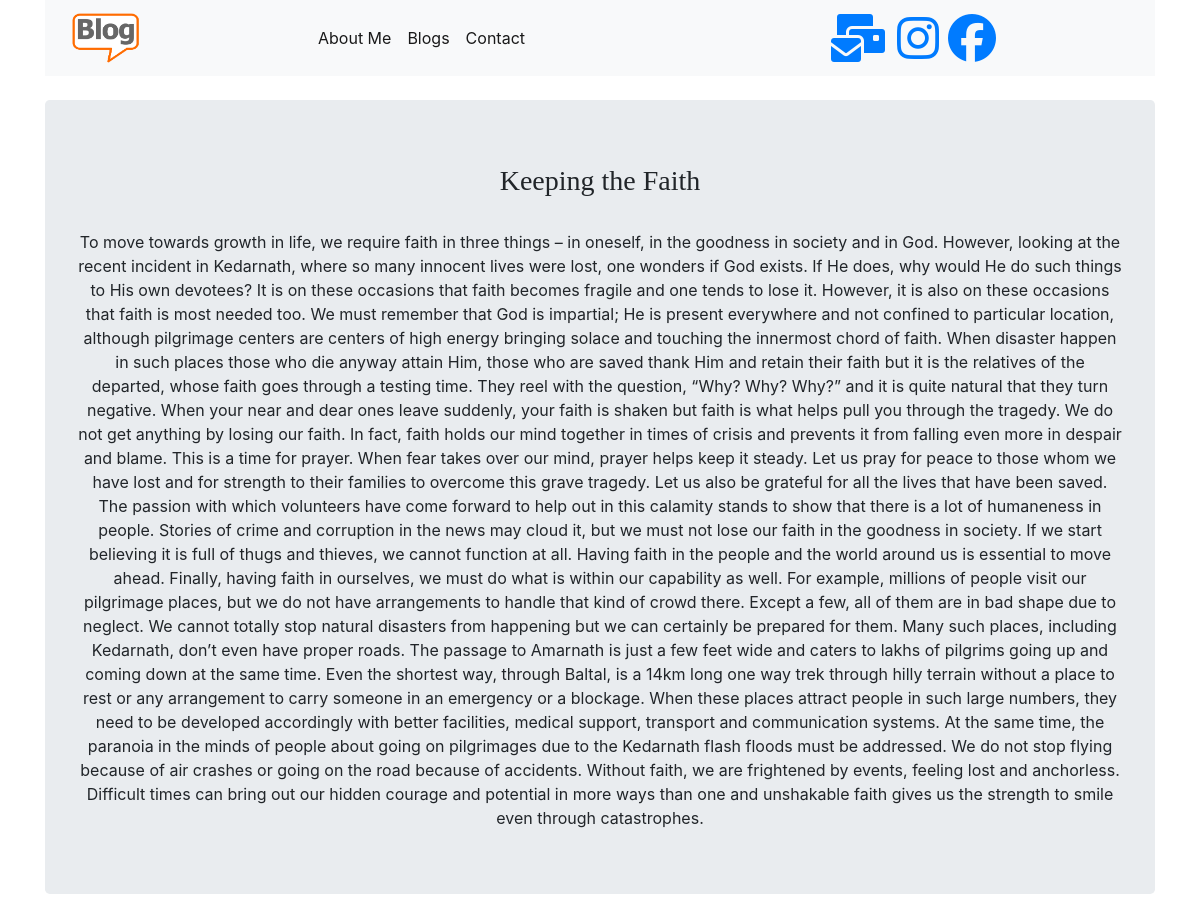
The app's page /blogs/5/ with its own data.
### Blog/models.py (models this page shows, shortened)
class Blogs(models.Model):
    title=models.CharField(max_length=256)
    body=models.TextField()
    pub_date=models.DateTimeField()
    class Meta():
        ordering=('title',)
        verbose_name_plural='Blogs'

### Blog/views.py (the view)
# urls.py: path('blogs/<int:Blog_id>/', views.detail,name='detail')
def detail(request,Blog_id):
    detail_page=get_object_or_404(Blogs,pk=Blog_id)
    return render(request,'Blog/detail.html',{'detail':detail_page})

### templates/Blog/detail.html
{% extends 'Blog/base.html' %}
{% block content %}
<div class="container">
<section class="jumbotron text-center">
<center><h3>{{detail.title}}</h3></center><br>
<body>
  {{detail.body}}
</body>
</section>
</div>
{% endblock %}

### templates/Blog/base.html (style rules this page uses)
h1,h2,h3,h4,h5,h6 { font-family:cursive; }

### records on screen
Blogs: title "Keeping the Faith", body "To move towards growth in life, we require faith in three things – in oneself, in the goodness in society and in God. However, looking at the recent incident in Kedarnath, where so many innocent lives were lost, one wonders if God exists. If He does, why would He do such things to His own devotees? It is on these occasions that faith becomes fragile and one tends to lose it. However, it is also on these occasions that faith is most needed too. We must remember that God is impartial; He is present everywhere and not confined to particular location, although pilgrimage centers are centers of high energy bringing solace and touching the innermost chord of faith. When disaster happen in such…"
